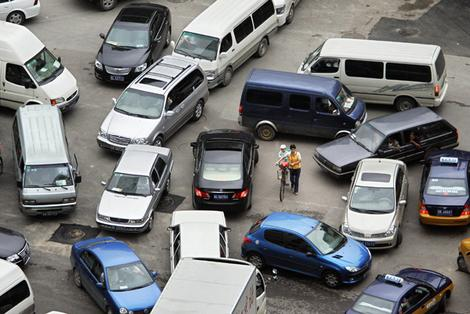
//> input picture managment/img/1.jpg, 470 x 314 px
$ ./test ../managment/img/1.jpg   (built with g++ and OpenCV 4)
//> lines starting //> are read from the running program, lines starting //| are printed output that depends on the picture; after the words box and inside, x2 and y2 are one past the last pixel; in counts of white or black regions, pixels touching at a corner belong together
#include <iostream>
#include <ostream>
#include <vector>
#include <algorithm>
#include <sstream>
#include <fstream>
#include <cmath>

#include <opencv/cxcore.h>
#include <opencv/cv.h>
#include <opencv/highgui.h>
#include <cvblob.h>

using namespace cvb;

//#define WRITE_FEATURES
#ifndef WRITE_FEATURES
#include "features.h"
#endif

#define IMAGE1 "IMG_20150115_153403.jpg"
#define IMAGE2 "IMG_20150115_153408.jpg"

struct AreaGreater
{
public:
  bool operator() (CvBlob *a, CvBlob *b) {
    return a->area > b->area;
  }
};

struct XSmaller
{
public:
  bool operator() (CvBlob *a, CvBlob *b) {
    return a->centroid.x < b->centroid.x;
  }
};

// [53 lines left out: functions areaRatio, areaRatios, Distance, not called in this run]

void process(IplImage *input, const char *outputName)
{
  IplImage *output = cvCloneImage(input);
  cvThreshold(input, output, 128.0, 255.0, CV_THRESH_BINARY);

  cvSaveImage("threshold.jpg", output);

  for (int i = 0; i < 5; i++) {
    cvDilate(output, output);
  }
  for (int i = 0; i < 5; i++) {
    cvErode(output, output);
  }

  cvSubRS(output, cvScalar(255), output);

  cvSaveImage("morphology.jpg", output);

  IplImage *labels = cvCreateImage(cvGetSize(output), IPL_DEPTH_LABEL, 1);
  CvBlobs blobs;
  unsigned int result = cvLabel(output, labels, blobs);

  std::vector<CvBlob *> topBlobs;
  for (CvBlobs::const_iterator it = blobs.begin(); it != blobs.end(); ++it) {
    CvBlob *blob = it->second;
    topBlobs.push_back(blob);
  }

  std::sort(topBlobs.begin(), topBlobs.end(), AreaGreater());

  std::vector<CvBlob *> digitBlobs;

  int n = 0;
  for (int i = 0; i < topBlobs.size(); i++) {
    CvBlob *blob = topBlobs[i];
    double width = blob->maxx - blob->minx;
    double height = blob->maxy - blob->miny;
    double r = (width / height);
    if (r >= 0.5 && r <= 0.75) {
      std::cout << "Blob #" << blob->label
                << " area " << blob->area
                << " centroid " << blob->centroid.x << "," << blob->centroid.y
                << " bbox area " << (blob->maxx - blob->minx) * (blob->maxy - blob->miny)
                << " ratio " << (width / height)
                << "\n";
      n++;
      digitBlobs.push_back(blob);
    }
    if (n == 7) {
      break;
    }
  }

  std::sort(digitBlobs.begin(), digitBlobs.end(), XSmaller());

  int k = 5;
  int k2 = k * k;
  std::vector<std::vector<double> > allRatios;
  for (int i = 0; i < digitBlobs.size(); i++) {
    std::vector<double> ratios(k2);
    areaRatios(labels, digitBlobs[i]->label,
               digitBlobs[i]->minx, digitBlobs[i]->miny,
               digitBlobs[i]->maxx, digitBlobs[i]->maxy,
               k, &ratios[0]);
    std::cout << "digit #" << i << " - ";
    for (int j = 0; j < k2; j++) {
      std::cout << ratios[j] << " ";
    }
    allRatios.push_back(ratios);
    std::cout << "\n";
  }

  CvBlobs toRender;
  for (int i = 0; i < digitBlobs.size(); i++) {
    toRender[digitBlobs[i]->label] = digitBlobs[i];
  }

#ifdef WRITE_FEATURES
  std::vector<std::vector<double> > features(10);
  features[5] = allRatios[0];
  features[6] = allRatios[1];
  features[3] = allRatios[2];
  features[4] = allRatios[3];
  features[8] = allRatios[4];
  features[0] = allRatios[6];

  std::ofstream header("features.h");
  header << "double digitFeatures[10][" << k2 << "] = {\n";
  for (int i = 0; i < 10; i++) {
    if (features[i].empty()) {
      header << "{0},\n";
    } else {
      header << "{";
      for (int j = 0; j < features[i].size(); j++) {
        header << features[i][j] << ",";
      }
      header << "},\n";
    }
  }
  header << "};\n";
#else
  for (int i = 0; i < digitBlobs.size(); i++) {
    int bestJ = -1;
    double bestD = 1234.0;
    for (int j = 0; j < 10; j++) {
      std::vector<double> features(k2);
      std::copy(&digitFeatures[j][0], &digitFeatures[j][0] + k2, features.begin());
      double d = Distance(allRatios[i], features);
      if (d < bestD) {
        bestJ = j;
        bestD = d;
      }
    }
    std::cout << "DIGIT " << bestJ << "\n";
  }
#endif

  if (outputName) {
    IplImage *theBlobs = cvCreateImage(cvGetSize(input), IPL_DEPTH_8U, 3);
    cvRenderBlobs(labels, toRender, theBlobs, theBlobs);

    cvSaveImage(outputName, theBlobs);
  }
}

int main(int argc, char *argv[])
{
  if (argc < 2) {
    IplImage *input = cvLoadImage(IMAGE1, CV_LOAD_IMAGE_GRAYSCALE);
    process(input, "output1.jpg");
    //process(IMAGE2, "output2.jpg");
  } else {
    for (int i = 1; i < argc; i++) {
      std::ostringstream out;
      out << "out_" << argv[i];
      IplImage *input = cvLoadImage(argv[i], CV_LOAD_IMAGE_GRAYSCALE);
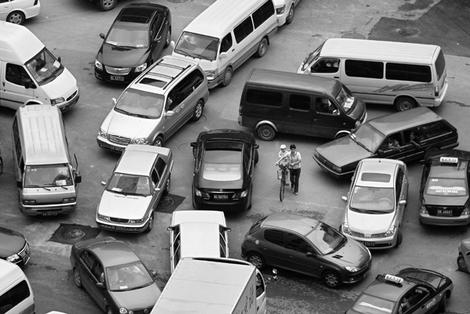
//> input: 314 rows x 470 cols, CV_8UC1; min 0, max 255, mean 119.6
      process(input, out.str().c_str());
//> in process, `cvThreshold(input, output, 128.0, 255.0, CV_THRESH_BINARY);`:
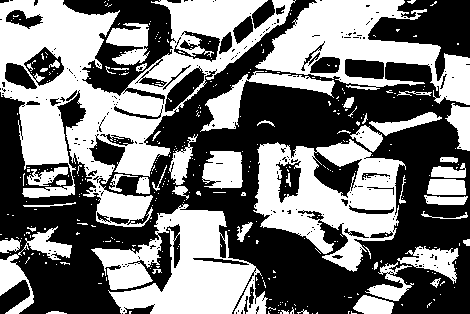
//> output: 314 rows x 470 cols, CV_8UC1; 47.3% white; 368 white regions (315 under 20 px), largest, box (x1, y1, x2, y2) and area: (0, 0, 296, 227) 24147, (253, 139, 406, 272) 10306, (91, 204, 268, 314) 10235
//> the loop in process, `for (int i = 0; i < 5; i++)` made 5 passes
//> pass 1, in process, `cvDilate(output, output);`:
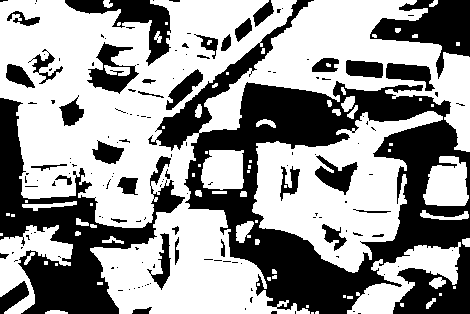
//> output: 314 rows x 470 cols, CV_8UC1; 59.5% white; 155 black regions (116 under 20 px), largest, box (x1, y1, x2, y2) and area: (148, 0, 470, 314) 32254, (0, 98, 185, 314) 12079, (370, 0, 470, 79) 3531
//> after the loop in process, `for (int i = 0; i < 5; i++)`:
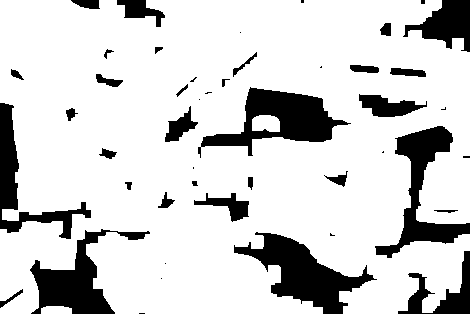
//> output: 314 rows x 470 cols, CV_8UC1; 82.2% white; 46 black regions (15 under 20 px), largest, box (x1, y1, x2, y2) and area: (234, 232, 377, 314) 4422, (198, 87, 351, 158) 4163, (375, 126, 470, 258) 3598
//> the loop in process, `for (int i = 0; i < 5; i++)` made 5 passes
//> pass 1, in process, `cvErode(output, output);`:
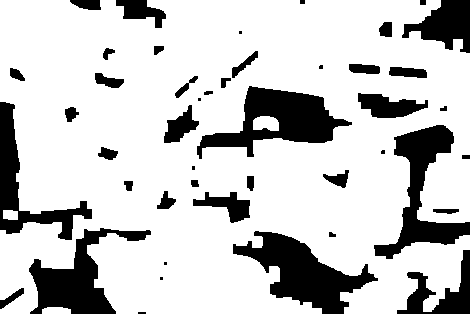
//> output: 314 rows x 470 cols, CV_8UC1; 78.7% white; 45 black regions (8 under 20 px), largest, box (x1, y1, x2, y2) and area: (233, 231, 378, 314) 4976, (197, 86, 352, 159) 4739, (374, 125, 470, 259) 4173
//> pass 3, in process, `cvErode(output, output);`:
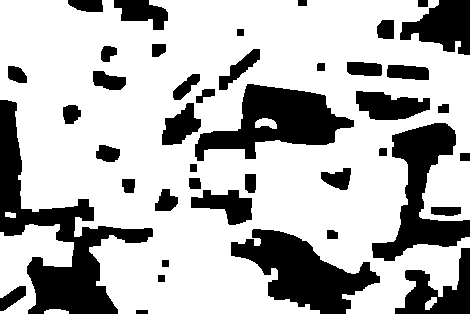
//> output: 314 rows x 470 cols, CV_8UC1; 71% white; 42 black regions, largest, box (x1, y1, x2, y2) and area: (0, 100, 153, 314) 9080, (231, 229, 380, 314) 6096, (195, 84, 354, 161) 5891
//> after the loop in process, `for (int i = 0; i < 5; i++)`:
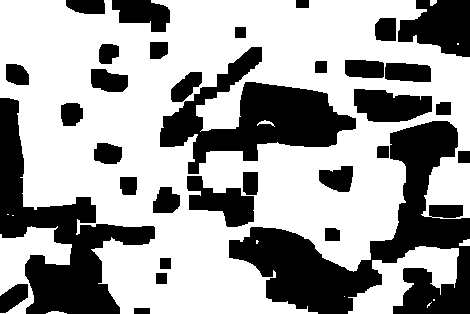
//> output: 314 rows x 470 cols, CV_8UC1; 62.7% white; 33 black regions, largest, box (x1, y1, x2, y2) and area: (229, 121, 470, 314) 17019, (0, 98, 155, 314) 10946, (160, 47, 356, 174) 9689
//> (the run ends here: the program needs code that is not available in this run, at `IplImage *labels = cvCreateImage(cvGetSize(output), IPL_DEPTH_LABEL, 1);`)
